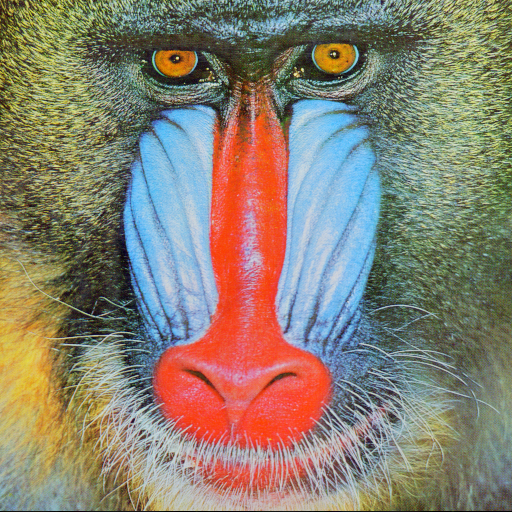
#> input picture images/baboon.png, 512 x 512 px
$ python exercicio_FFT_Filter.py
#> lines starting #> are read from the running program, lines starting #| are printed output that depends on the picture; after the words box and inside, x2 and y2 are one past the last pixel; in counts of white or black regions, pixels touching at a corner belong together
import os
import cv2
import numpy as np

# Read image
folder = "images"
img = cv2.imread(os.path.join(folder, "baboon.png"))
#> img is the input picture: shape (512, 512, 3); mean B, G, R 113.1, 128.9, 137.4
cv2.imshow("Original image", img)

# Convert to gray scale
img_gray = cv2.cvtColor(img, cv2.COLOR_BGR2GRAY)
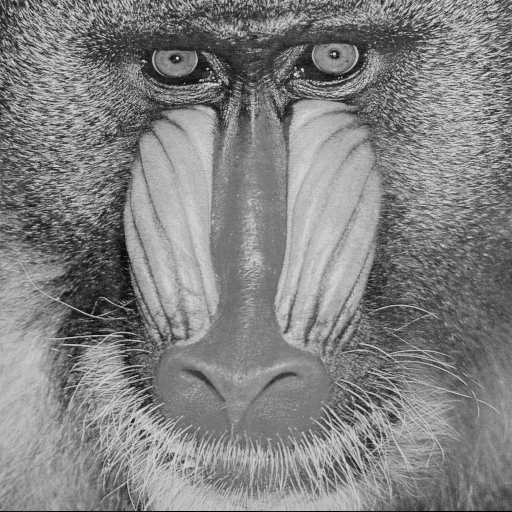
#> img_gray: shape (512, 512); min 0, max 231, mean 129.6
cv2.imshow("Gray image", img_gray)

# Normalize image in float
img_float = img_gray / 255.0

fft = np.fft.fft2(img_float)
# fft to visualize
fft_v = np.abs(fft) / np.mean(np.mean(np.abs(fft)))
cv2.imshow("FFT", fft_v)
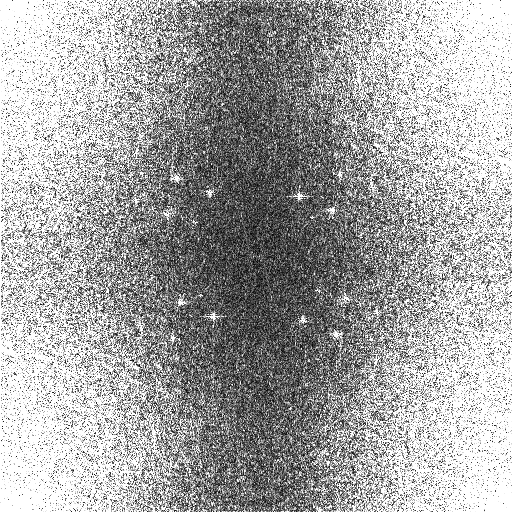
#> window 'FFT': shape (512, 512); min 0, max 255, mean 165.2

fft_shift = np.fft.fftshift(fft)
# fft_shift to visualize
fft_shift_v = np.abs(fft_shift) / np.mean(np.mean(np.abs(fft_shift)))
cv2.imshow("FFT_shift", fft_shift_v)
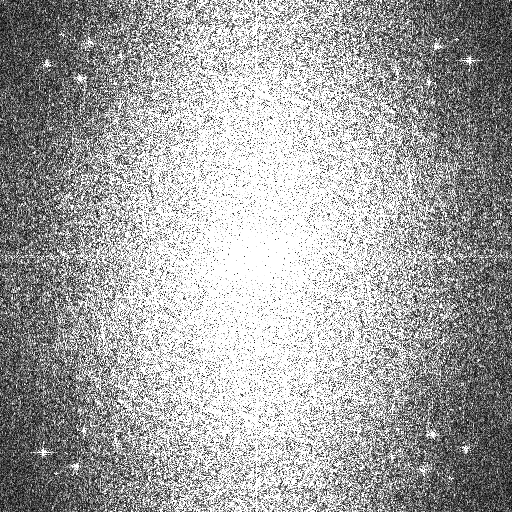
#> window 'FFT_shift': shape (512, 512); min 0, max 255, mean 165.2

shape = fft_shift.shape
#> shape = (512, 512)
H_lowpass = np.zeros(shape)
H_highpass = np.ones(shape)
radius_max = shape[0] / 2
#> radius_max = 256
radius = 0.5 * radius_max
#> radius = 128
center_y = shape[0] / 2
#> center_y = 256
center_x = shape[1] / 2
#> center_x = 256

for y in range(shape[0]):
    for x in range(shape[1]):
        d = np.sqrt((x - center_x)**2 + (y - center_y)**2)
        if d < radius:
            H_lowpass[y, x] = 1
            H_highpass[y, x] = 0
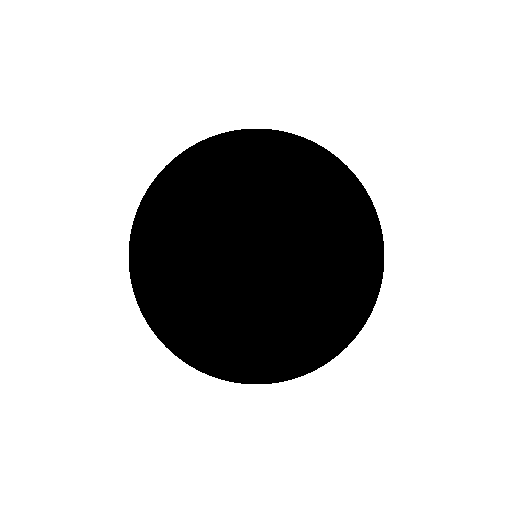
#> H_highpass: shape (512, 512) float64; values 0 (black) and 1 (white), 80.4% white; 1 black region, box (x1, y1, x2, y2) and area: (129, 129, 384, 384) 51429

cv2.imshow("H_lowpass", H_lowpass)
cv2.imshow("H_highpass", H_highpass)

fft_shift_filtered = fft_shift * H_lowpass
# fft_shift_filtered to visualize
fft_shift_filtered_v = np.abs(fft_shift_filtered) / np.mean(np.mean(np.abs(fft_shift_filtered)))
cv2.imshow("FFT_shit filtered", fft_shift_filtered_v)
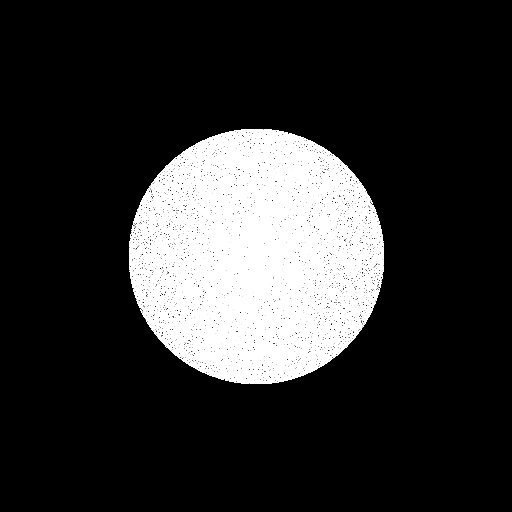
#> window 'FFT_shit filtered': shape (512, 512); min 0, max 255, mean 49.1

fft_shift_filtered_unshift = np.fft.ifftshift(fft_shift_filtered)
# fft_shift_filtered_unshift to visualize
fft_shift_filtered_unshift_v = np.abs(fft_shift_filtered_unshift) / np.mean(np.mean(np.abs(fft_shift_filtered_unshift)))
cv2.imshow("FFT_shit filtered unshift", fft_shift_filtered_unshift_v)
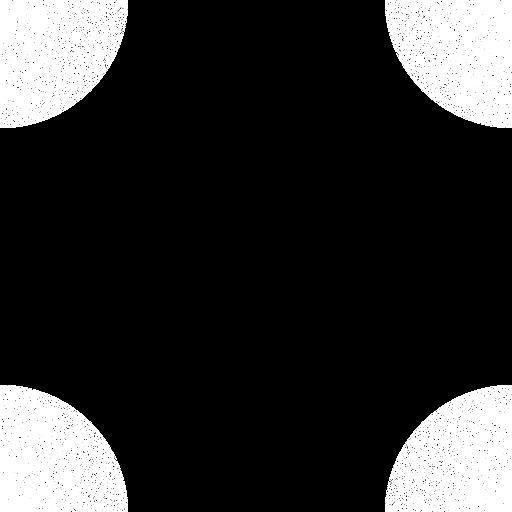
#> window 'FFT_shit filtered unshift': shape (512, 512); min 0, max 255, mean 49.1

fft_shift_filtered_unshift_ifft = np.fft.ifft2(fft_shift_filtered_unshift)
fft_shift_filtered_unshift_ifft = np.abs(fft_shift_filtered_unshift_ifft)
cv2.imshow("FFT_shit filtered unshift ifft", fft_shift_filtered_unshift_ifft)

cv2.waitKey(0)

$ run again, with images/pneu.png copied over images/baboon.png
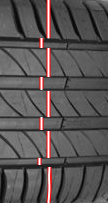
#> input picture images/pneu.png, 108 x 203 px
#> img is the input picture: shape (203, 108, 3); mean B, G, R 84.6, 84.6, 89.2
#> after the loop `for y in range(shape[0]):`:
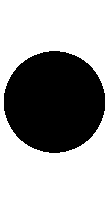
#> H_highpass: shape (203, 108) float64; values 0 (black) and 1 (white), 63.1% white; 1 black region, box (x1, y1, x2, y2) and area: (4, 51, 105, 153) 8090
#> `fft_shift_filtered_unshift_ifft = np.abs(fft_shift_filtered_unshift_if..`:
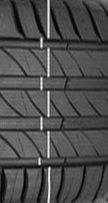
#> fft_shift_filtered_unshift_ifft: shape (203, 108) float64; min 0.00503, max 1.09, mean 0.337; drawn with min black and max white
